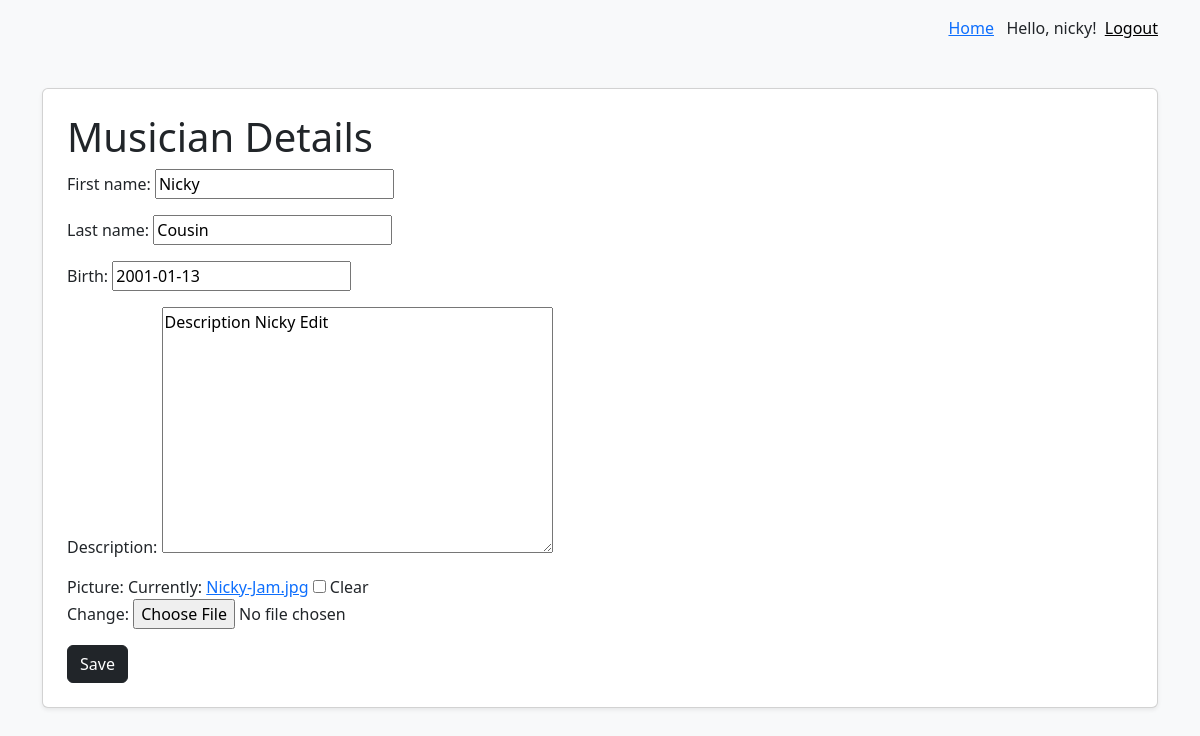
The page /bands/edit_musician/5/ (signed in) on the database its author committed.
### bands/models.py (models this page shows, shortened)
class Musician(models.Model):
    first_name = models.CharField(max_length=50)
    last_name = models.CharField(max_length=50)
    birth = models.DateField()
    description = models.TextField(blank=True)
    picture = models.ImageField(blank=True, null=True)
    class Meta:
        ordering = ["last_name", "first_name"]

### bands/views.py (the view, shortened to what this page needs)
def edit_musician(request, musician_id=0):
    if musician_id != 0:
        musician = get_object_or_404(Musician, id=musician_id)
        if (
            not request.user.is_staff
            and not request.user.userprofile.musician_profiles.filter(
                id=musician_id
            ).exists()
        ):
            raise Http404("Can only edit controlled musicians")
    if request.method == "GET":
        if musician_id == 0:
            form = MusicianForm()
        else:
            form = MusicianForm(instance=musician)
    data = {
        "form": form,
    }
    return render(request, "edit_musician.html", data)

### templates/edit_musician.html (shortened to what this page needs)
{% extends "base.html" %}
{% block content %}
    <h1>Musician Details</h1>
    <form method="post" enctype="multipart/form-data">
        {{ form.as_p }}
        <button class="btn btn-dark" type="submit">Save</button>
    </form>
{% endblock content %}

### templates/base.html (shortened to what this page needs)
<!DOCTYPE html>
<html lang="en">
<head>
    <link
        href="https://cdn.jsdelivr.net/npm/bootstrap@5.3.3/dist/css/bootstrap.min.css"
        rel="stylesheet"
>
</head>
<body class="bg-light">
    <div class="container mt-3 d-flex justify-content-end">
        <a href="{% url 'home' %}">Home</a>&nbsp;&nbsp;
        {% if user.is_authenticated %}
            Hello, {{ user.username }}! &nbsp;
            <form id="logout-form" method="post" action="{% url 'logout' %}">
                <button type="submit" style="background: none; border:none; cursor:pointer; padding:0; text-decoration: underline;">
                    Logout
                </button>
            </form>
        {% else %}
            <a href="{% url 'login' %}">Login</a>
        {% endif %}
    </div>
    <main class="container my-5">
        <div class="card shadow-sm p-4 bg-white rounded">
            {% block content %}
            {% endblock content %}
        </div>
    </main>
</body>
</html>

### rows shown on the page
Musician: first_name "Nicky", last_name "Cousin", birth "2001-01-13", description "Description Nicky Edit"

### other values the page prints
{{ user.username }} "nicky"
